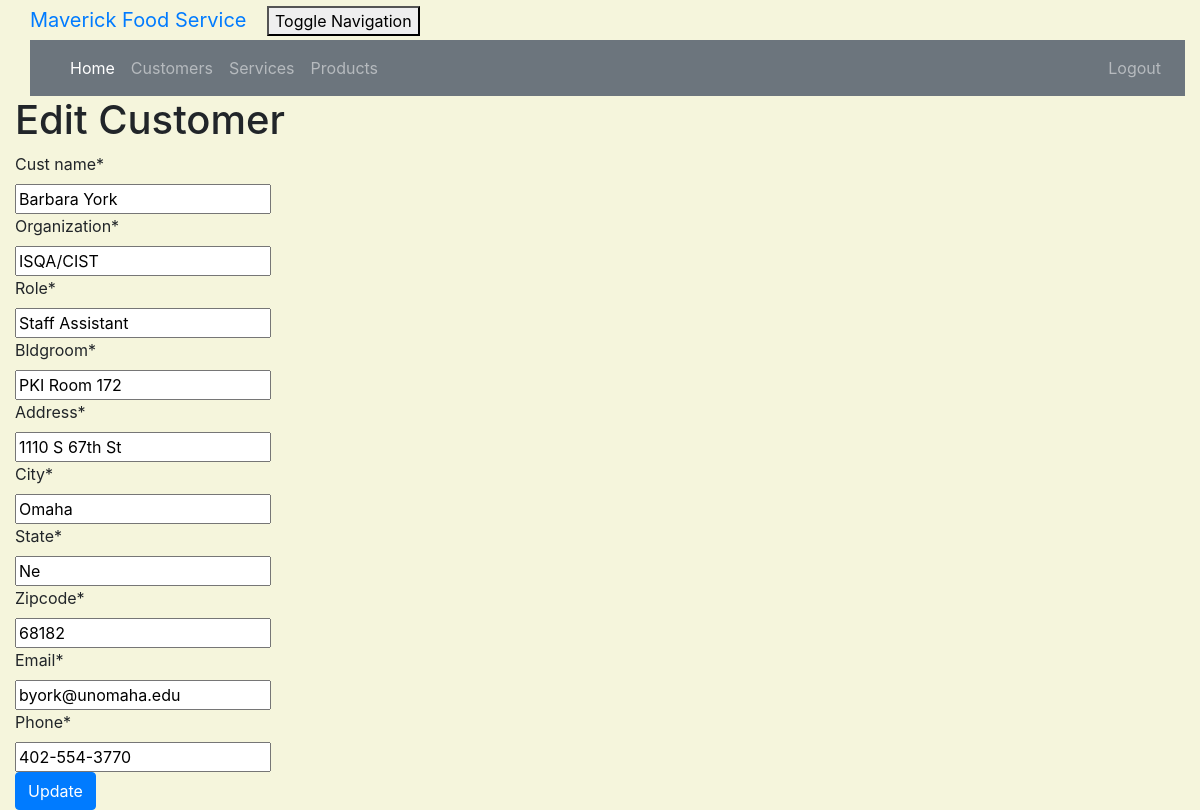
The page /customer/1/edit/ (signed in) on the database its author committed.
### crm/models.py (models this page shows, shortened)
class Customer(models.Model):
    cust_name = models.CharField(max_length=50)
    email = models.EmailField(max_length=100)
    phone = models.CharField(max_length=20)
    bldgroom = models.CharField(max_length=100)
    address = models.CharField(max_length=200)
    city = models.CharField(max_length=50)
    state = models.CharField(max_length=50)
    zipcode = models.CharField(max_length=10)
    organization = models.CharField(max_length=100)
    role = models.CharField(max_length=100)

### crm/views.py (the view)
# urls.py: path('customer/<int:pk>/edit/', views.customer_edit, name='customer_edit'),
@login_required
def customer_edit(request, pk):
    customer = get_object_or_404(Customer, pk=pk)
    if request.method == "POST":
        form = CustomerForm(request.POST, instance=customer)
        if form.is_valid():
            customer = form.save(commit=False)
            customer.updated_date = timezone.now()
            customer.save()
            customer = Customer.objects.filter()
            return render(request, 'crm/customer_list.html',
                          {'customers': customer})
    else:
        form = CustomerForm(instance=customer)
    return render(request, 'crm/customer_edit.html', {'form': form})

### crm/forms.py
class CustomerForm(forms.ModelForm):
    class Meta:
        model = Customer
        fields = ('cust_name', 'organization', 'role', 'bldgroom', 'address', 'city', 'state', 'zipcode', 'email', 'phone')

### crm/templates/crm/customer_edit.html (shortened to what this page needs)
<!DOCTYPE html>
<html lang="en">
{% extends 'crm/base.html' %}
{% load crispy_forms_tags %}
{% block content %}
    <h1>Edit Customer</h1>
    <form method="POST" class="customer-form">{% csrf_token %}
        {{ form|crispy }}
        <button type="submit" class="btn btn-primary">Update</button>
    </form>
{% endblock %}

### crm/static/css/portfolio.css (style rules this page uses)
body { padding-left: 15px; }

### crm/templates/crm/customer_edit.html (style rules this page uses)
body { background-color: beige; }

### rows shown on the page
Customer: cust_name "Barbara York", organization "ISQA/CIST", role "Staff Assistant", bldgroom "PKI Room 172", address "1110 S 67th St", city "Omaha", state "Ne", zipcode "68182", email "byork@unomaha.edu", phone "402-554-3770"
